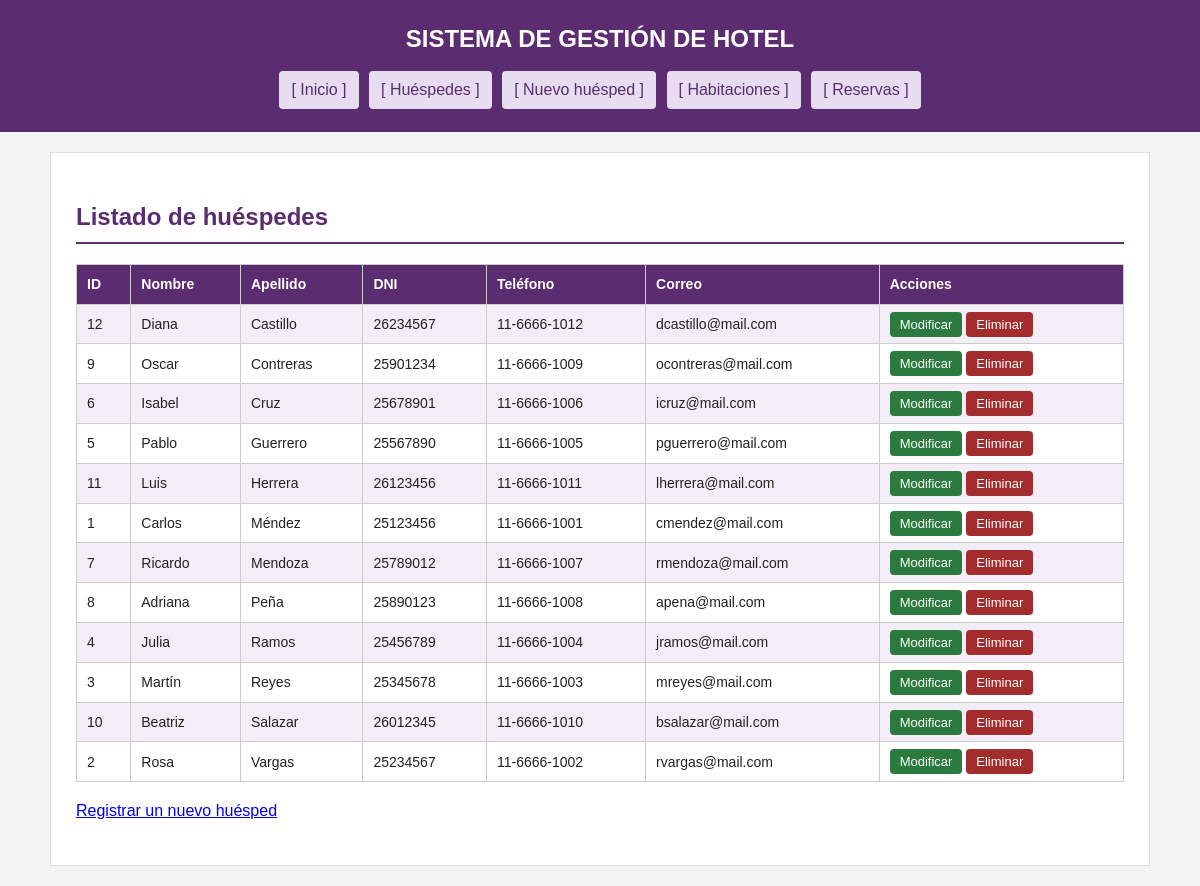
/aplicacion/huesped/listar.php, run on the app's committed database.
### tables this page shows
CREATE TABLE `huesped` (
  `id_huesped` int(11) NOT NULL AUTO_INCREMENT,
  `nombre` varchar(100) NOT NULL,
  `apellido` varchar(100) NOT NULL,
  `dni` varchar(20) NOT NULL,
  `telefono` varchar(30) DEFAULT NULL,
  `email` varchar(150) DEFAULT NULL,
  PRIMARY KEY (`id_huesped`),
  UNIQUE KEY `dni` (`dni`)
);

### aplicacion/huesped/listar.php (the view, shortened to what this page needs)
<?php
require_once "../conexion.php";
$sql = "SELECT id_huesped, nombre, apellido, dni, telefono, email
        FROM huesped ORDER BY apellido, nombre";
$stmt = $pdo->query($sql);
$huespedes = $stmt->fetchAll();
?>
<!DOCTYPE html>
<html lang="es">
<head>
    <link rel="stylesheet" href="../css/estilos.css">
</head>
<body>
<header>
    <h1>SISTEMA DE GESTIÓN DE HOTEL</h1>
    <nav>
        <a href="../index.php">[ Inicio ]</a>
        <a href="listar.php">[ Huéspedes ]</a>
        <a href="alta.php">[ Nuevo huésped ]</a>
        <a href="../habitacion/listar.php">[ Habitaciones ]</a>
        <a href="../reserva/listar.php">[ Reservas ]</a>
    </nav>
</header>
<main>
    <h2>Listado de huéspedes</h2>
    <table>
        <tr>
            <th>ID</th>
            <th>Nombre</th>
            <th>Apellido</th>
            <th>DNI</th>
            <th>Teléfono</th>
            <th>Correo</th>
            <th>Acciones</th>
        </tr>
        <?php foreach ($huespedes as $huesped) { ?>
        <tr>
            <td><?= $huesped['id_huesped'] ?></td>
            <td><?= htmlspecialchars($huesped['nombre']) ?></td>
            <td><?= htmlspecialchars($huesped['apellido']) ?></td>
            <td><?= htmlspecialchars($huesped['dni']) ?></td>
            <td><?= htmlspecialchars((string)$huesped['telefono']) ?></td>
            <td><?= htmlspecialchars((string)$huesped['email']) ?></td>
            <td>
                <a class="btn-editar" href="editar.php?id=<?= $huesped['id_huesped'] ?>">Modificar</a>
                <a class="btn-eliminar" href="eliminar.php?id=<?= $huesped['id_huesped'] ?>">Eliminar</a>
            </td>
        </tr>
        <?php } ?>
    </table>
    <p><a href="alta.php">Registrar un nuevo huésped</a></p>
</main>
</body>
</html>

### aplicacion/css/estilos.css (style rules this page uses)
* { box-sizing: border-box; }
body { font-family: Arial, Helvetica, sans-serif; margin: 0; background-color: #f4f4f4; color: #222; line-height: 1.6; }
header { background-color: #5b2c6f; color: #fff; padding: 20px; text-align: center; }
nav { margin-top: 10px; text-align: center; }
nav a { color: #5b2c6f; background-color: #e8ddf0; padding: 6px 12px; margin: 3px; display: inline-block; text-decoration: none; border-radius: 4px; }
main { max-width: 1100px; margin: 20px auto; background-color: #fff; padding: 25px; border: 1px solid #ddd; }
h1 { margin: 0; font-size: 24px; }
h2 { color: #5b2c6f; border-bottom: 2px solid #5b2c6f; padding-bottom: 6px; }
table { width: 100%; border-collapse: collapse; margin: 15px 0; }
th, td { border: 1px solid #ccc; padding: 8px 10px; text-align: left; font-size: 14px; }
th { background-color: #5b2c6f; color: #fff; }
tr:nth-child(even) { background-color: #f3edf7; }
.btn-eliminar { background-color: #a32c2c; padding: 5px 10px; color: #fff; text-decoration: none; border-radius: 4px; font-size: 13px; }
.btn-editar { background-color: #2c7a3f; padding: 5px 10px; color: #fff; text-decoration: none; border-radius: 4px; font-size: 13px; }

### data on the page
huesped: id_huesped "12", nombre "Diana", apellido "Castillo", dni "26234567", telefono "11-6666-1012", email "dcastillo@mail.com"
huesped: id_huesped "9", nombre "Oscar", apellido "Contreras", dni "25901234", telefono "11-6666-1009", email "ocontreras@mail.com"
huesped: id_huesped "6", nombre "Isabel", apellido "Cruz", dni "25678901", telefono "11-6666-1006", email "icruz@mail.com"
huesped: id_huesped "5", nombre "Pablo", apellido "Guerrero", dni "25567890", telefono "11-6666-1005", email "pguerrero@mail.com"
huesped: id_huesped "11", nombre "Luis", apellido "Herrera", dni "26123456", telefono "11-6666-1011", email "lherrera@mail.com"
huesped: id_huesped "1", nombre "Carlos", apellido "Méndez", dni "25123456", telefono "11-6666-1001", email "cmendez@mail.com"
huesped: id_huesped "7", nombre "Ricardo", apellido "Mendoza", dni "25789012", telefono "11-6666-1007", email "rmendoza@mail.com"
huesped: id_huesped "8", nombre "Adriana", apellido "Peña", dni "25890123", telefono "11-6666-1008", email "apena@mail.com"
huesped: id_huesped "4", nombre "Julia", apellido "Ramos", dni "25456789", telefono "11-6666-1004", email "jramos@mail.com"
huesped: id_huesped "3", nombre "Martín", apellido "Reyes", dni "25345678", telefono "11-6666-1003", email "mreyes@mail.com"
huesped: id_huesped "10", nombre "Beatriz", apellido "Salazar", dni "26012345", telefono "11-6666-1010", email "bsalazar@mail.com"
huesped: id_huesped "2", nombre "Rosa", apellido "Vargas", dni "25234567", telefono "11-6666-1002", email "rvargas@mail.com"
